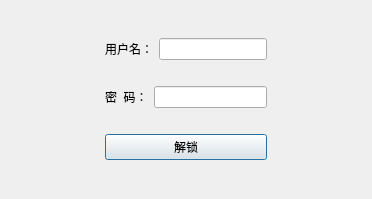
<?xml version="1.0" encoding="UTF-8"?>
<ui version="4.0">
 <class>LoginDialog</class>
 <widget class="QDialog" name="LoginDialog">
  <property name="geometry">
   <rect>
    <x>0</x>
    <y>0</y>
    <width>372</width>
    <height>199</height>
   </rect>
  </property>
  <property name="windowTitle">
   <string>锁定</string>
  </property>
  <layout class="QHBoxLayout" name="horizontalLayout_2">
   <item>
    <spacer name="horizontalSpacer">
     <property name="orientation">
      <enum>Qt::Horizontal</enum>
     </property>
     <property name="sizeHint" stdset="0">
      <size>
       <width>72</width>
       <height>20</height>
      </size>
     </property>
    </spacer>
   </item>
   <item>
    <layout class="QVBoxLayout" name="verticalLayout_2">
     <item>
      <spacer name="verticalSpacer_2">
       <property name="orientation">
        <enum>Qt::Vertical</enum>
       </property>
       <property name="sizeHint" stdset="0">
        <size>
         <width>20</width>
         <height>40</height>
        </size>
       </property>
      </spacer>
     </item>
     <item>
      <layout class="QVBoxLayout" name="verticalLayout">
       <item>
        <layout class="QHBoxLayout" name="horizontalLayout">
         <item>
          <widget class="QLabel" name="label">
           <property name="text">
            <string>用户名：</string>
           </property>
          </widget>
         </item>
         <item>
          <widget class="QLineEdit" name="pUsernameEdit"/>
         </item>
        </layout>
       </item>
       <item>
        <widget class="QLabel" name="label_3">
         <property name="text">
          <string/>
         </property>
        </widget>
       </item>
       <item>
        <layout class="QHBoxLayout" name="horizontalLayout_3">
         <item>
          <widget class="QLabel" name="label_2">
           <property name="text">
            <string>密  码：</string>
           </property>
          </widget>
         </item>
         <item>
          <widget class="QLineEdit" name="pPasswordEdit">
           <property name="echoMode">
            <enum>QLineEdit::Password</enum>
           </property>
          </widget>
         </item>
        </layout>
       </item>
       <item>
        <widget class="QLabel" name="label_5">
         <property name="text">
          <string/>
         </property>
        </widget>
       </item>
       <item>
        <widget class="QPushButton" name="pLoginBtn">
         <property name="minimumSize">
          <size>
           <width>0</width>
           <height>0</height>
          </size>
         </property>
         <property name="text">
          <string>解锁</string>
         </property>
         <property name="icon">
          <iconset resource="main.qrc">
           <normaloff>:/images/ok.png</normaloff>:/images/ok.png</iconset>
         </property>
        </widget>
       </item>
      </layout>
     </item>
     <item>
      <spacer name="verticalSpacer">
       <property name="orientation">
        <enum>Qt::Vertical</enum>
       </property>
       <property name="sizeHint" stdset="0">
        <size>
         <width>20</width>
         <height>40</height>
        </size>
       </property>
      </spacer>
     </item>
    </layout>
   </item>
   <item>
    <spacer name="horizontalSpacer_2">
     <property name="orientation">
      <enum>Qt::Horizontal</enum>
     </property>
     <property name="sizeHint" stdset="0">
      <size>
       <width>71</width>
       <height>20</height>
      </size>
     </property>
    </spacer>
   </item>
  </layout>
 </widget>
 <resources>
  <include location="main.qrc"/>
 </resources>
 <connections/>
</ui>
